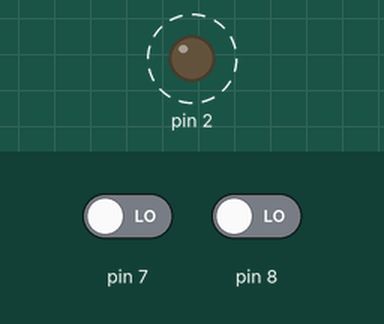
Simulated run of this sketch. Board: Arduino Uno, built with avr-gcc and run on an emulated ATmega328P. Parts: output pins drawn as LEDs (lit = HIGH). Dashed ring = blinking. Inputs (shaded band) come from the test bench; at power-on: pin 8 LOW, pin 7 LOW.

Above: at 3.8 s.
3.9 s: pin 8 driven HIGH
At 4.7 s:
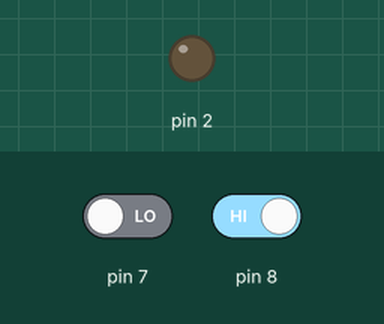
5.4 s: pin 8 driven LOW
At 5.8 s:
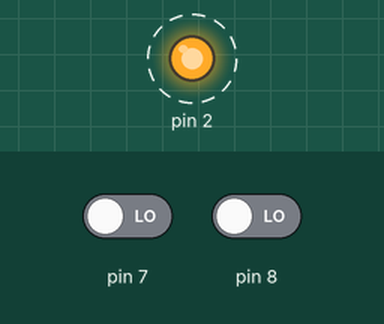
Timing chart, 0 to 15.4 s (numbered marks = the images above; inputs shaded):
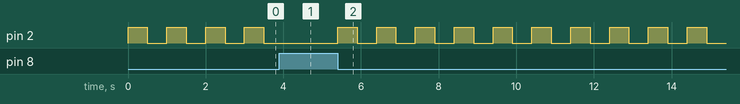

The sketch:

Task_1_code.ino
```cpp
// C++ code
//
void setup()
{
  pinMode(2, OUTPUT);
  pinMode(7, INPUT);
  pinMode(8, INPUT);
}

void loop()
{
  digitalWrite(2, HIGH);
  delay(500); // Wait for 500 millisecond(s)
  digitalWrite(2, LOW);
  delay(500); // Wait for 500 millisecond(s)
  while (digitalRead(8) == HIGH)
  {
    digitalWrite(2,LOW);
  }
  if(digitalRead(7 ) == HIGH)
  {
    while (true)
    digitalWrite(2,HIGH);
  }

}
```

Measured:
- after the input at 3.9 s, pin 2: stays LOW (without the input it goes to HIGH after 0.10 s)
- after the input at 5.4 s, pin 2: alternates HIGH for 0.50 s and LOW for 0.50 s, starting at once
- by itself, pin 2: alternates HIGH for 0.50 s and LOW for 0.50 s
